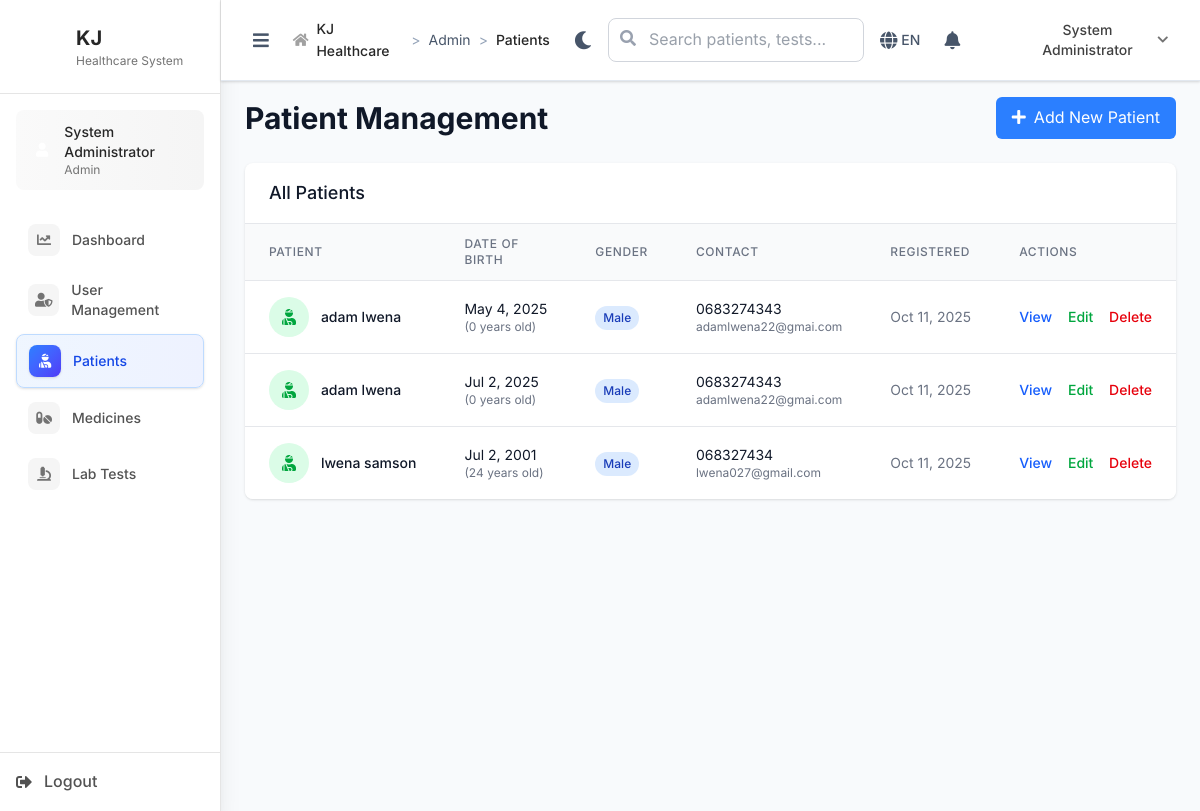
Page /admin/patients (signed in) on the earlier database version.
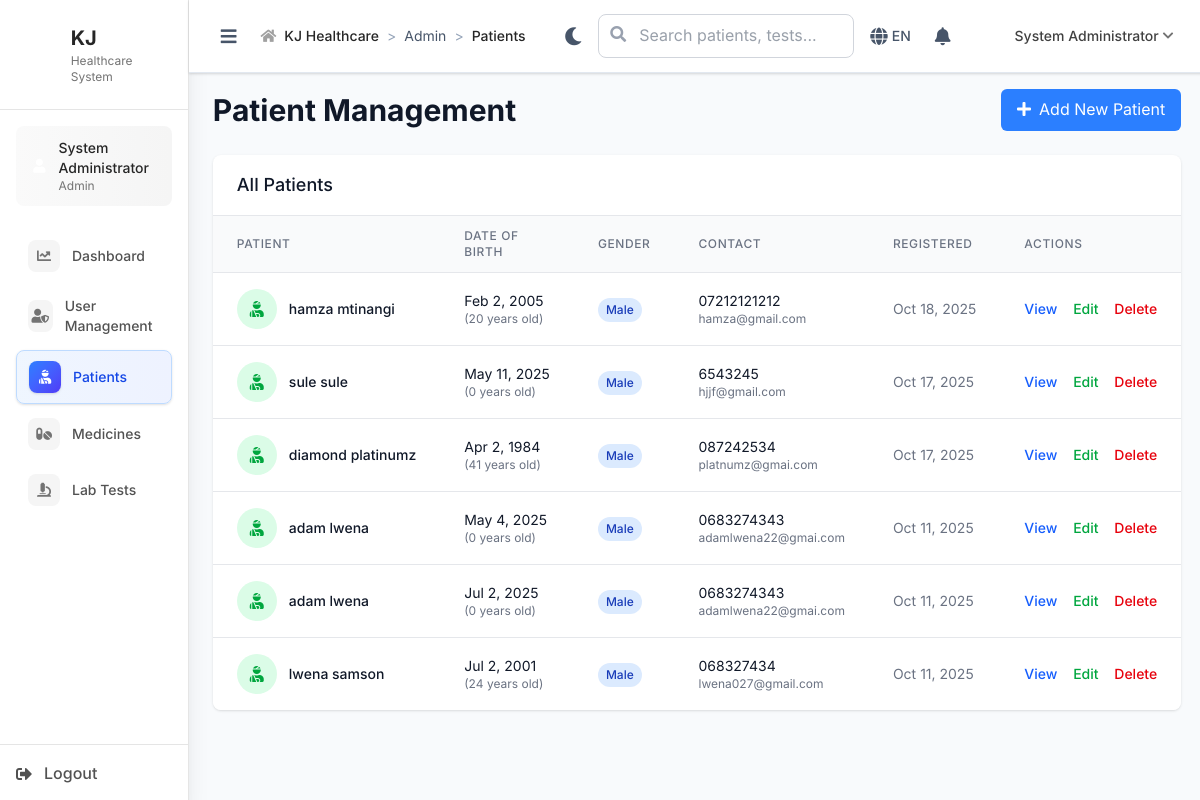
Same page on the later database version.
### tables this page shows
CREATE TABLE `patients` (
  `id` int(11) NOT NULL,
  `registration_number` varchar(20) NOT NULL,
  `first_name` varchar(50) NOT NULL,
  `last_name` varchar(50) NOT NULL,
  `date_of_birth` date DEFAULT NULL,
  `gender` enum('male','female','other') DEFAULT NULL,
  `phone` varchar(20) DEFAULT NULL,
  `email` varchar(100) DEFAULT NULL,
  `address` text DEFAULT NULL,
  `occupation` varchar(100) DEFAULT NULL,
  `emergency_contact_name` varchar(100) DEFAULT NULL,
  `emergency_contact_phone` varchar(20) DEFAULT NULL,
  `blood_group` varchar(5) DEFAULT NULL COMMENT 'A+, B-, O+, etc',
  `allergies` text DEFAULT NULL COMMENT 'Known allergies',
  `chronic_conditions` text DEFAULT NULL COMMENT 'Diabetes, Hypertension, etc',
  `insurance_company` varchar(100) DEFAULT NULL COMMENT 'Future use',
  `insurance_number` varchar(50) DEFAULT NULL COMMENT 'Future use',
  `created_at` timestamp NOT NULL DEFAULT current_timestamp(),
  `updated_at` timestamp NOT NULL DEFAULT current_timestamp() ON UPDATE current_timestamp()
);

### includes/BaseController.php (called while the page is built, shortened)
<?php
class BaseController {
    public function __construct() {
        global $pdo;
        $this->pdo = $pdo;
    }
    protected function render($view, $data = []) {
        extract($data);
        include __DIR__ . "/../views/{$view}.php";
        include __DIR__ . '/../views/layouts/main.php';
    }
}
?>

### controllers/AdminController.php (called while the page is built, shortened)
<?php
require_once __DIR__ . '/../includes/BaseController.php';
class AdminController extends BaseController {
    public function patients() {
        $patients = $this->pdo->query("SELECT id, first_name, last_name, date_of_birth, gender, phone, email, created_at FROM patients ORDER BY created_at DESC")->fetchAll();
        $this->render('admin/patients', [
            'patients' => $patients
        ]);
    }
}
?>

### index.php (called while the page is built, shortened)
<?php
$request = $_SERVER['REQUEST_URI'];
$path = parse_url($request, PHP_URL_PATH);
if (strpos($path, BASE_PATH) === 0) {
    $path = substr($path, strlen(BASE_PATH));
}
$path = ltrim($path, '/');
$segments = explode('/', $path);
$controller = $segments[0] ?? 'auth';
$action = $segments[1] ?? 'login';
try {
    $controllerInstance = new $controllerClass();
    $params = array_slice($segments, 2);
    call_user_func_array([$controllerInstance, $action], $params);
} catch (Throwable $e) {
    Logger::error("Error in controller: " . $e->getMessage(), [
        'controller' => $controller,
        'action' => $action,
        'file' => $e->getFile(),
        'line' => $e->getLine(),
        'trace' => $e->getTraceAsString()
    ]);
    error_log("Error in controller: " . $e->getMessage());
    http_response_code(500);
    echo "Internal server error";
}
?>

### views/admin/patients.php (the view, shortened to what the rows shown need)
<div class="space-y-6">
    <div class="flex items-center justify-between">
        <h1 class="text-3xl font-bold text-gray-900">Patient Management</h1>
    </div>
    <div class="bg-white rounded-lg shadow overflow-hidden">
        <div class="overflow-x-auto">
            <table class="min-w-full divide-y divide-gray-200">
                <thead class="bg-gray-50">
                    <tr>
                        <th class="px-6 py-3 text-left text-xs font-medium text-gray-500 uppercase tracking-wider">Patient</th>
                        <th class="px-6 py-3 text-left text-xs font-medium text-gray-500 uppercase tracking-wider">Date of Birth</th>
                        <th class="px-6 py-3 text-left text-xs font-medium text-gray-500 uppercase tracking-wider">Gender</th>
                        <th class="px-6 py-3 text-left text-xs font-medium text-gray-500 uppercase tracking-wider">Contact</th>
                        <th class="px-6 py-3 text-left text-xs font-medium text-gray-500 uppercase tracking-wider">Registered</th>
                        <th class="px-6 py-3 text-left text-xs font-medium text-gray-500 uppercase tracking-wider">Actions</th>
                    </tr>
                </thead>
                <tbody class="bg-white divide-y divide-gray-200">
                    <?php foreach ($patients as $patient): ?>
                    <tr class="hover:bg-gray-50">
                        <td class="px-6 py-4 whitespace-nowrap">
                            <div class="flex items-center">
                                <div class="w-10 h-10 bg-green-100 rounded-full flex items-center justify-center mr-3">
                                    <i class="fas fa-user-injured text-green-600"></i>
                                </div>
                                <div>
                                    <div class="text-sm font-medium text-gray-900">
                                        <?php echo htmlspecialchars($patient['first_name'] . ' ' . $patient['last_name']); ?>
                                    </div>
                                </div>
                            </div>
                        </td>
                        <td class="px-6 py-4 whitespace-nowrap text-sm text-gray-900">
                            <?php echo date('M j, Y', strtotime($patient['date_of_birth'])); ?>
                            <div class="text-xs text-gray-500">
                                (<?php echo date_diff(date_create($patient['date_of_birth']), date_create('today'))->y; ?> years old)
                            </div>
                        </td>
                        <td class="px-6 py-4 whitespace-nowrap">
                            <span class="inline-flex px-2 py-1 text-xs font-medium rounded-full
                                <?php echo $patient['gender'] === 'male' ? 'bg-blue-100 text-blue-800' : 'bg-pink-100 text-pink-800'; ?>">
                                <?php echo ucfirst($patient['gender']); ?>
                            </span>
                        </td>
                        <td class="px-6 py-4 whitespace-nowrap text-sm text-gray-900">
                            <div><?php echo htmlspecialchars($patient['phone'] ?? 'N/A'); ?></div>
                            <div class="text-xs text-gray-500"><?php echo htmlspecialchars($patient['email'] ?? ''); ?></div>
                        </td>
                        <td class="px-6 py-4 whitespace-nowrap text-sm text-gray-500">
                            <?php echo date('M j, Y', strtotime($patient['created_at'])); ?>
                        </td>
                        <td class="px-6 py-4 whitespace-nowrap text-sm font-medium">
                            <a href="#" class="text-blue-600 hover:text-blue-900 mr-3">View</a>
                            <a href="#" class="text-green-600 hover:text-green-900 mr-3">Edit</a>
                            <a href="#" class="text-red-600 hover:text-red-900">Delete</a>
                        </td>
                    </tr>
                    <?php endforeach; ?>
                </tbody>
            </table>
        </div>
    </div>
</div>

Differences in the rows shown:
added patients: first_name+last_name "hamza mtinangi", date_of_birth "Feb 2, 2005", date_of_birth "20", gender "Male", phone "07212121212", email "hamza@gmail.com", created_at "Oct 18, 2025"
added patients: first_name+last_name "sule sule", date_of_birth "May 11, 2025", date_of_birth "0", gender "Male", phone "6543245", email "hjjf@gmail.com", created_at "Oct 17, 2025"
added patients: first_name+last_name "diamond platinumz", date_of_birth "Apr 2, 1984", date_of_birth "41", gender "Male", phone "087242534", email "platnumz@gmai.com", created_at "Oct 17, 2025"
